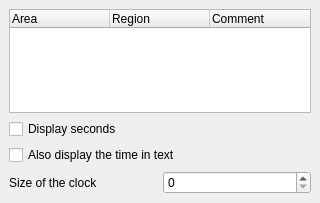
<ui version="4.0" >
 <class>clockConfig</class>
 <widget class="QWidget" name="clockConfig" >
  <property name="geometry" >
   <rect>
    <x>0</x>
    <y>0</y>
    <width>320</width>
    <height>203</height>
   </rect>
  </property>
  <property name="windowTitle" >
   <string>Form</string>
  </property>
  <layout class="QGridLayout" >
   <property name="margin" >
    <number>9</number>
   </property>
   <property name="spacing" >
    <number>6</number>
   </property>
   <item row="0" column="0" >
    <layout class="QVBoxLayout" >
     <property name="margin" >
      <number>0</number>
     </property>
     <property name="spacing" >
      <number>6</number>
     </property>
     <item>
      <widget class="KTimeZoneWidget" name="timeZones" >
       <property name="minimumSize" >
        <size>
         <width>300</width>
         <height>0</height>
        </size>
       </property>
       <column>
        <property name="text" >
         <string>Area</string>
        </property>
       </column>
       <column>
        <property name="text" >
         <string>Region</string>
        </property>
       </column>
       <column>
        <property name="text" >
         <string>Comment</string>
        </property>
       </column>
      </widget>
     </item>
     <item>
      <widget class="QCheckBox" name="showSecondHandCheckBox" >
       <property name="toolTip" >
        <string>&lt;html>&lt;head>&lt;meta name="qrichtext" content="1" />&lt;style type="text/css">
p, li { white-space: pre-wrap; }
&lt;/style>&lt;/head>&lt;body style=" font-family:'DejaVu Serif'; font-size:9pt; font-weight:400; font-style:normal;">
&lt;p style=" margin-top:0px; margin-bottom:0px; margin-left:0px; margin-right:0px; -qt-block-indent:0; text-indent:0px;">Display the second hand&lt;/p>&lt;/body>&lt;/html></string>
       </property>
       <property name="whatsThis" >
        <string>&lt;html>&lt;head>&lt;meta name="qrichtext" content="1" />&lt;style type="text/css">
p, li { white-space: pre-wrap; }
&lt;/style>&lt;/head>&lt;body style=" font-family:'DejaVu Serif'; font-size:9pt; font-weight:400; font-style:normal;">
&lt;p style=" margin-top:0px; margin-bottom:0px; margin-left:0px; margin-right:0px; -qt-block-indent:0; text-indent:0px;">Check this if you want to display the second hand in order to see the seconds.&lt;/p>&lt;/body>&lt;/html></string>
       </property>
       <property name="text" >
        <string>Display seconds</string>
       </property>
      </widget>
     </item>
     <item>
      <widget class="QCheckBox" name="showTimeStringCheckBox" >
       <property name="toolTip" >
        <string>&lt;html>&lt;head>&lt;meta name="qrichtext" content="1" />&lt;style type="text/css">
p, li { white-space: pre-wrap; }
&lt;/style>&lt;/head>&lt;body style=" font-family:'DejaVu Serif'; font-size:9pt; font-weight:400; font-style:normal;">
&lt;p style=" margin-top:0px; margin-bottom:0px; margin-left:0px; margin-right:0px; -qt-block-indent:0; text-indent:0px;">Display the time as a string&lt;/p>&lt;/body>&lt;/html></string>
       </property>
       <property name="whatsThis" >
        <string>&lt;html>&lt;head>&lt;meta name="qrichtext" content="1" />&lt;style type="text/css">
p, li { white-space: pre-wrap; }
&lt;/style>&lt;/head>&lt;body style=" font-family:'DejaVu Serif'; font-size:9pt; font-weight:400; font-style:normal;">
&lt;p style=" margin-top:0px; margin-bottom:0px; margin-left:0px; margin-right:0px; -qt-block-indent:0; text-indent:0px;">Check this if you want to display the time as a string within the clock.&lt;/p>&lt;/body>&lt;/html></string>
       </property>
       <property name="text" >
        <string>Also display the time in text</string>
       </property>
      </widget>
     </item>
     <item>
      <layout class="QHBoxLayout" >
       <property name="margin" >
        <number>0</number>
       </property>
       <property name="spacing" >
        <number>6</number>
       </property>
       <item>
        <widget class="QLabel" name="labelSize" >
         <property name="text" >
          <string>Size of the clock</string>
         </property>
        </widget>
       </item>
       <item>
        <widget class="QSpinBox" name="spinSize" >
         <property name="toolTip" >
          <string>&lt;html>&lt;head>&lt;meta name="qrichtext" content="1" />&lt;style type="text/css">
p, li { white-space: pre-wrap; }
&lt;/style>&lt;/head>&lt;body style=" font-family:'DejaVu Serif'; font-size:9pt; font-weight:400; font-style:normal;">
&lt;p style=" margin-top:0px; margin-bottom:0px; margin-left:0px; margin-right:0px; -qt-block-indent:0; text-indent:0px;">Change clock size&lt;/p>&lt;/body>&lt;/html></string>
         </property>
         <property name="whatsThis" >
          <string>&lt;html>&lt;head>&lt;meta name="qrichtext" content="1" />&lt;style type="text/css">
p, li { white-space: pre-wrap; }
&lt;/style>&lt;/head>&lt;body style=" font-family:'DejaVu Serif'; font-size:9pt; font-weight:400; font-style:normal;">
&lt;p style=" margin-top:0px; margin-bottom:0px; margin-left:0px; margin-right:0px; -qt-block-indent:0; text-indent:0px;">Set a new size for the clock between 0 and 500. The size is the square side that contains the clock.&lt;/p>&lt;/body>&lt;/html></string>
         </property>
         <property name="maximum" >
          <number>500</number>
         </property>
        </widget>
       </item>
      </layout>
     </item>
    </layout>
   </item>
  </layout>
 </widget>
 <customwidgets>
  <customwidget>
   <class>KTimeZoneWidget</class>
   <extends>QTreeWidget</extends>
   <header>ktimezonewidget.h</header>
  </customwidget>
 </customwidgets>
 <resources/>
 <connections/>
</ui>
